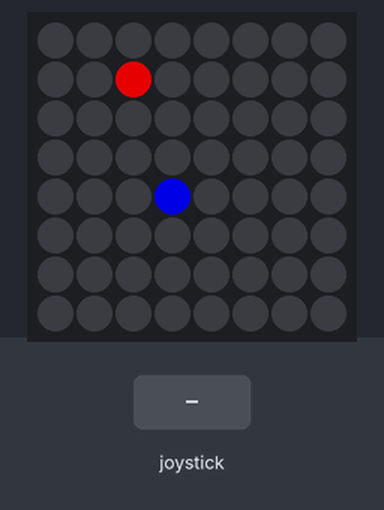
Bench run of a program on a simulated Raspberry Pi (BCM pin numbers) with a Sense HAT. On the bench: the Sense HAT's 8×8 RGB LED matrix. The test bench sets the inputs (shaded band). Dim RGB values are drawn brighter than linear; random numbers come from a fixed seed.

Above: at 3.6 s.
3.7 s: joystick pushed left
At 4.4 s:
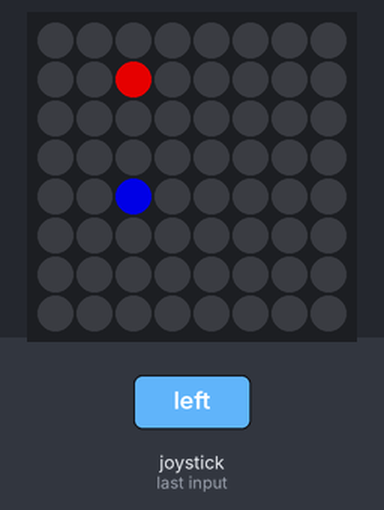
6.7 s: joystick pushed up
At 7.4 s:
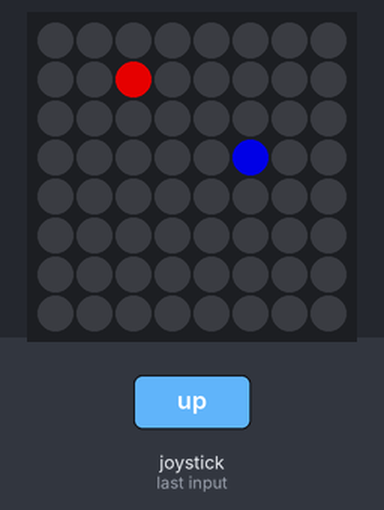
9.7 s: joystick pushed right
At 10.4 s:
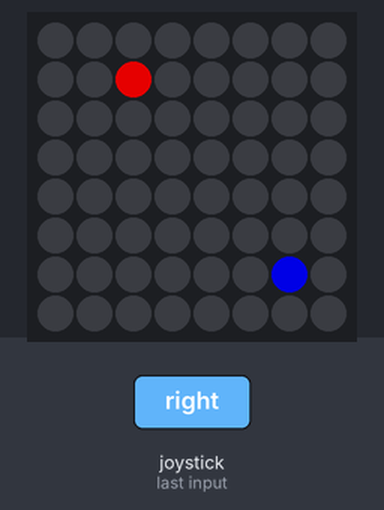
12.7 s: joystick pushed down
At 13.4 s:
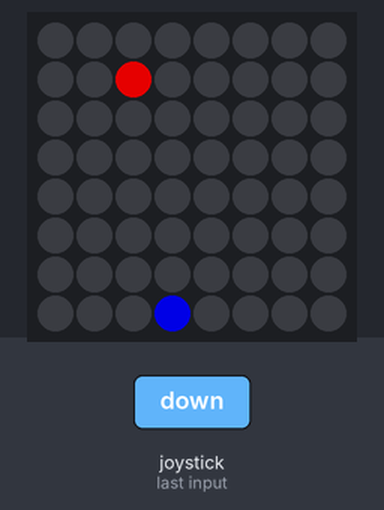
15.7 s: joystick pushed right
At 16.4 s:
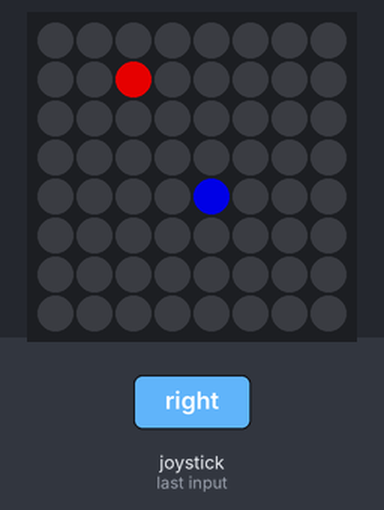
18.0 s: joystick pushed up
At 18.4 s:
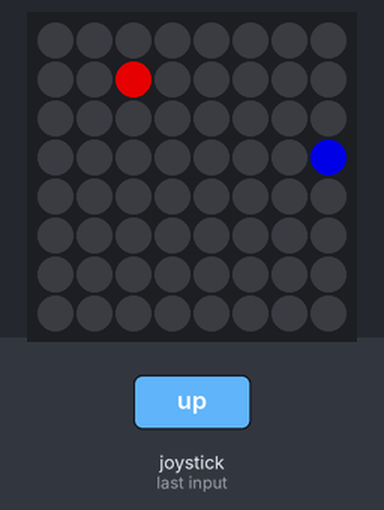
Timing chart, 0 to 21.0 s (numbered marks = the images above; inputs shaded):
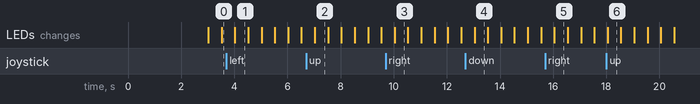

The program:

snake.py
```python
from sense_hat import SenseHat
import time
import random

sense = SenseHat()
sense.low_light = True

blue = (0, 0, 255)
red = (255, 0, 0)
START_DELAY = 3
MATRIX_MIN_VALUE = 0
MATRIX_MAX_VALUE = 7
MATRIX_SIZE = 8

score  = 0

while True:
    # variables:
    gameOverFlag = False
    growSnakeFlag = False
    generateRandomFoodFlag = False
    snakeMovementDelay = 0.5
    snakeMovementDelayDecrease = -0.02

    # start delay:
    time.sleep(START_DELAY)

    # set default snake starting position (values are chosen by preference):
    snakePosX = [3]
    snakePosY = [6]

    # generate random food position:
    while True:
        foodPosX = random.randint(0, 7)
        foodPosY = random.randint(0, 7)
        if foodPosX != snakePosX[0] or foodPosY != snakePosY[0]:
            break

    # set default snake starting direction (values are chosen by preference):
    movementX = 0
    movementY = -1

    # -----------------------------------
    #             game loop
    # -----------------------------------
    while not gameOverFlag:
        # check if snake eats food:
        if foodPosX == snakePosX[0] and foodPosY == snakePosY[0]:
            growSnakeFlag = True
            generateRandomFoodFlag = True
            snakeMovementDelay += snakeMovementDelayDecrease
            score +=1

        # check if snake bites itself:
        for i in range(1, len(snakePosX)):
            if snakePosX[i] == snakePosX[0] and snakePosY[i] == snakePosY[0]:
                gameOverFlag = True
                sense.show_message("Score {}".format(score), scroll_speed = 0.05)

        # check if game-over:
        if gameOverFlag:
            break

        # check joystick events:
        events = sense.stick.get_events()
        for event in events:
            if event.direction == "left" and movementX != 1:
                movementX = -1
                movementY = 0
            elif event.direction == "right" and movementX != -1:
                movementX = 1
                movementY = 0
            elif event.direction == "up" and movementY != 1:
                movementY = -1
                movementX = 0
            elif event.direction == "down" and movementY != -1:
                movementY = 1
                movementX = 0

        # grow snake:
        if growSnakeFlag:
            growSnakeFlag = False
            snakePosX.append(0)
            snakePosY.append(0)

        # move snake:
        for i in range((len(snakePosX) - 1), 0, -1):
            snakePosX[i] = snakePosX[i - 1]
            snakePosY[i] = snakePosY[i - 1]

        snakePosX[0] += movementX
        snakePosY[0] += movementY

        # check game borders:
        if snakePosX[0] > MATRIX_MAX_VALUE:
            snakePosX[0] -= MATRIX_SIZE
        elif snakePosX[0] < MATRIX_MIN_VALUE:
            snakePosX[0] += MATRIX_SIZE
        if snakePosY[0] > MATRIX_MAX_VALUE:
            snakePosY[0] -= MATRIX_SIZE
        elif snakePosY[0] < MATRIX_MIN_VALUE:
            snakePosY[0] += MATRIX_SIZE

        # spawn random food:
        if generateRandomFoodFlag:
            generateRandomFoodFlag = False
            retryFlag = True
            while retryFlag:
                foodPosX = random.randint(0, 7)
                foodPosY = random.randint(0, 7)
                retryFlag = False
                for x, y in zip(snakePosX, snakePosY):
                    if x == foodPosX and y == foodPosY:
                        retryFlag = True
                        break

        # update matrix:
        sense.clear()
        sense.set_pixel(foodPosX, foodPosY, red)
        for x, y in zip(snakePosX, snakePosY):
            sense.set_pixel(x, y, blue)

        # snake speed (game loop delay):
        time.sleep(snakeMovementDelay)
```

Measured:
- what the display in image 1 shows lasts 0.5 s, from 4.0 s to 4.5 s
